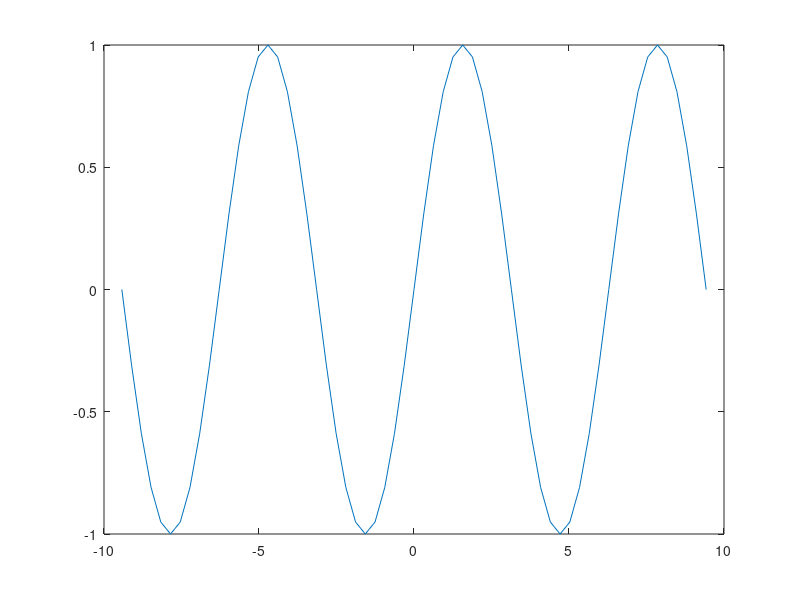

This figure's MATLAB source: (Note: this script raises an error after producing the figure.)
%% Define the trivial plot.. 
x = -3*pi:pi/10:3*pi;
y1 = sin(x);
y2 = cos(x);

%% complete the plot..
    %% figure with tag 1
gHand_1 = plot(x, y1);
tag = 1;
setting_figure(gHand_1, tag);
hold on;

    %% figure with tag 2
gHand_2 = plot(x, y2);
tag = 2;
setting_figure(gHand_2, tag);
hold off;

%% event handler..
event = waitforbuttonpress;
while event==0 
   handle=gco;
   fprintf('The LineWidth is %d and the LineStyle is %s \n',get(handle,'LineWidth'),get(handle,'LineStyle'));
   yn=input('finish ?','s');
   if yn=='n'
        fprintf('then click the line ~ ~');
        event = waitforbuttonpress;
   else
       event =1;
   end
end

%% It's time to show your hack..
function setting_figure(gHand, tag)
    if tag==1
        set(gHand, 'Color','y','linewidth', 5, 'linestyle', ':');
    else
        set(gHand,'Color','g','linewidth',3,'linestyle', '--');
    end
end